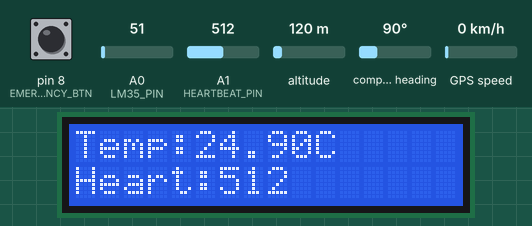
This sketch was run on a simulated Arduino Uno, built with avr-gcc and run on an emulated ATmega328P. On the bench: 16×2 character LCD. Inputs (shaded band) come from the test bench; at power-on: A0 (LM35_PIN) = 51, A1 (HEARTBEAT_PIN) = 512, pin 8 (EMERGENCY_BTN) HIGH, altitude 120 m, compass heading 90°, GPS speed 0 km/h. The GPS gets a fix after 3 s at 37.7749, -122.4194 with 8 satellites; the modem accepts every AT command (registered, SIM ready, sends succeed) and sends nothing else; what the sketch prints to the serial monitor is not drawn.

Above: at 5.3 s.
5.4 s: A0 (LM35_PIN) set to 61
At 6.8 s:
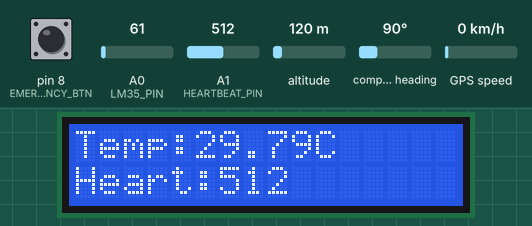
7.7 s: A1 (HEARTBEAT_PIN) set to 716
At 8.8 s:
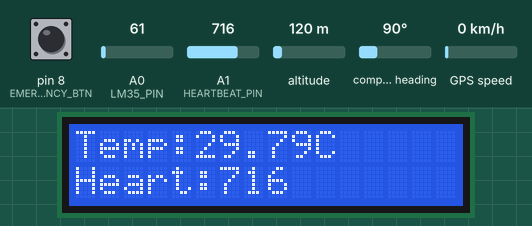
9.8 s: pin 8 (EMERGENCY_BTN) pulled LOW for 1.15 s
At 13.1 s:
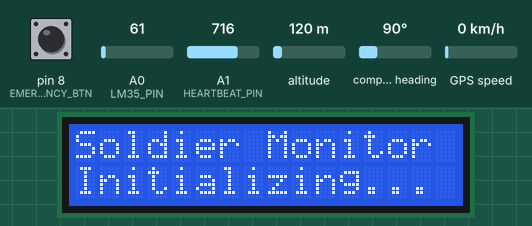
14.1 s: A0 (LM35_PIN) set to 71
At 17.7 s:
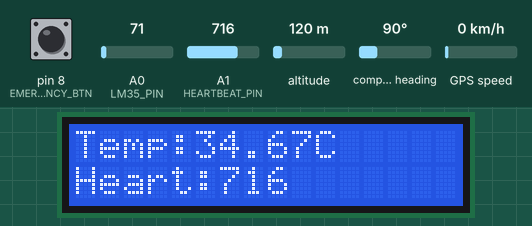
18.2 s: A1 (HEARTBEAT_PIN) set to 992
At 19.7 s:
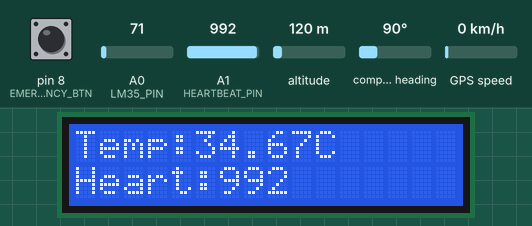
20.3 s: A0 (LM35_PIN) set to 86
At 21.8 s:
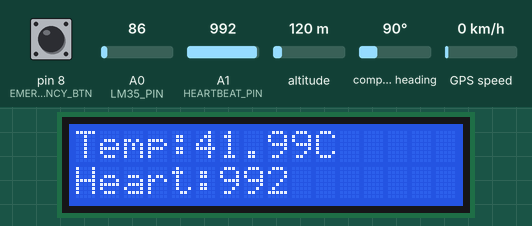
Timing chart, 0 to 23.3 s (numbered marks = the images above; inputs shaded):
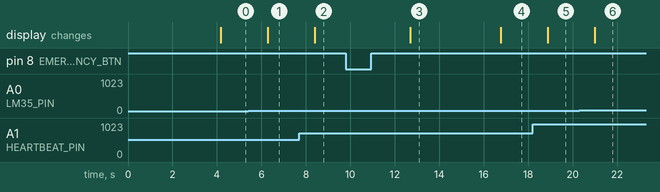

Measured:
- after the input at 5.4 s, the display: changes after 0.88 s (image 1)
- after the input at 7.7 s, the display: changes after 0.69 s (image 2)
- after the input at 9.8 s, the display: changes after 2.9 s (image 3)
- after the input at 14.1 s, the display: changes after 2.7 s (image 4)
- after the input at 18.2 s, the display: changes after 0.67 s (image 5)
- after the input at 20.3 s, the display: changes after 0.69 s (image 6)

The sketch:

SHAPTS_Code.ino
```cpp
/*
-------------------------------------------------
 Soldier Health Monitoring and Position Tracking
 Arduino UNO Implementation
-------------------------------------------------
 Features:
 - GPS location tracking
 - GSM SMS alerts
 - Body temperature (LM35)
 - Heartbeat monitoring (LDR-based)
 - Emergency push button
 - 16x2 I2C LCD display
-------------------------------------------------
*/

#include <SoftwareSerial.h>
#include <TinyGPS++.h>
#include <Wire.h>
#include <LiquidCrystal_I2C.h>

/* -------- Pin Definitions -------- */
#define GSM_RX 2
#define GSM_TX 3
#define GPS_RX 4
#define GPS_TX 5

#define LM35_PIN A0
#define HEARTBEAT_PIN A1
#define EMERGENCY_BTN 8

/* -------- Objects -------- */
SoftwareSerial gsmSerial(GSM_RX, GSM_TX);
SoftwareSerial gpsSerial(GPS_RX, GPS_TX);
TinyGPSPlus gps;

LiquidCrystal_I2C lcd(0x27, 16, 2);

/* -------- Variables -------- */
float temperatureC = 0.0;
int heartbeatValue = 0;
bool emergencyTriggered = false;

/* -------- Setup -------- */
void setup() {
  Serial.begin(9600);
  gsmSerial.begin(9600);
  gpsSerial.begin(9600);

  pinMode(EMERGENCY_BTN, INPUT_PULLUP);

  lcd.init();
  lcd.backlight();

  lcd.setCursor(0, 0);
  lcd.print("Soldier Monitor");
  lcd.setCursor(0, 1);
  lcd.print("Initializing...");
  delay(2000);

  initializeGSM();
}

/* -------- Main Loop -------- */
void loop() {

  readGPS();
  readSensors();
  displayLCD();

  if (digitalRead(EMERGENCY_BTN) == LOW && !emergencyTriggered) {
    emergencyTriggered = true;
    sendEmergencySMS();
  }
}

/* -------- GSM Initialization -------- */
void initializeGSM() {
  gsmSerial.println("AT");
  delay(1000);
  gsmSerial.println("AT+CMGF=1");  // SMS text mode
  delay(1000);
}

/* -------- Read Sensors -------- */
void readSensors() {

  // LM35 Temperature
  int tempRaw = analogRead(LM35_PIN);
  temperatureC = (tempRaw * 5.0 * 100.0) / 1024.0;

  // Heartbeat (LDR-based)
  heartbeatValue = analogRead(HEARTBEAT_PIN);
}

/* -------- Read GPS -------- */
void readGPS() {
  while (gpsSerial.available()) {
    gps.encode(gpsSerial.read());
  }
}

/* -------- LCD Display -------- */
void displayLCD() {

  lcd.clear();
  lcd.setCursor(0, 0);
  lcd.print("Temp:");
  lcd.print(temperatureC);
  lcd.print("C");

  lcd.setCursor(0, 1);
  lcd.print("Heart:");
  lcd.print(heartbeatValue);

  delay(1000);
}

/* -------- Send Emergency SMS -------- */
void sendEmergencySMS() {

  if (!gps.location.isValid()) {
    Serial.println("GPS not locked");
    return;
  }

  double lat = gps.location.lat();
  double lng = gps.location.lng();

  gsmSerial.println("AT+CMGS=\"+91XXXXXXXXXX\""); // Replace number
  delay(1000);

  gsmSerial.print("EMERGENCY ALERT!\n");
  gsmSerial.print("Temp: ");
  gsmSerial.print(temperatureC);
  gsmSerial.print(" C\n");

  gsmSerial.print("Heart: ");
  gsmSerial.print(heartbeatValue);
  gsmSerial.print("\n");

  gsmSerial.print("Location:\n");
  gsmSerial.print("https://maps.google.com/?q=");
  gsmSerial.print(lat, 6);
  gsmSerial.print(",");
  gsmSerial.print(lng, 6);

  delay(1000);
  gsmSerial.write(26); // CTRL+Z

  Serial.println("Emergency SMS Sent");
}
```
